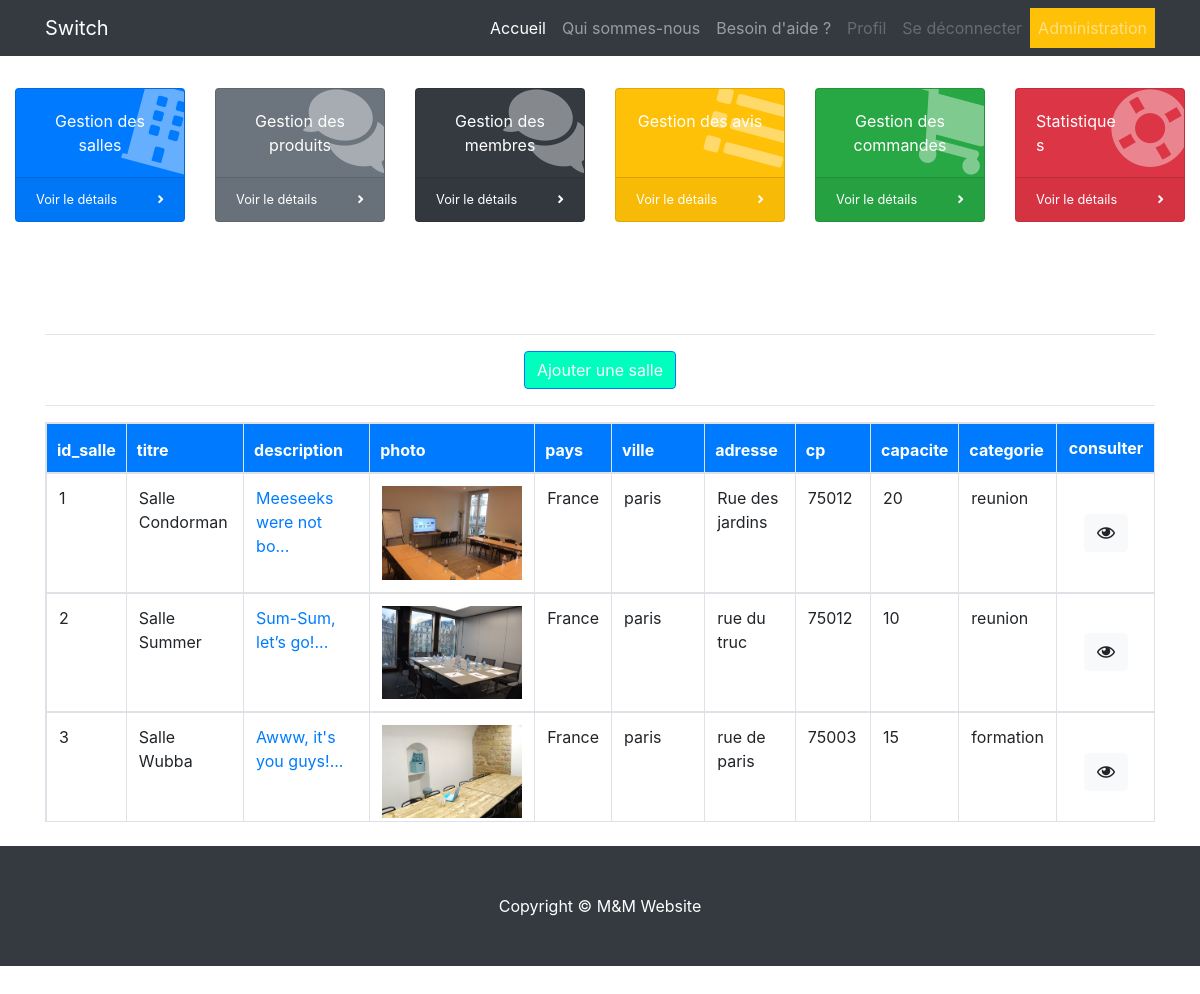
Screenshot of /admin/gestion_salles.php (signed in) with the database file from the repository.
### tables this page shows
CREATE TABLE IF NOT EXISTS `salle` (
  `id_salle` int(3) NOT NULL AUTO_INCREMENT,
  `titre` varchar(200) NOT NULL,
  `description` text NOT NULL,
  `photo` varchar(200) NOT NULL,
  `pays` varchar(20) NOT NULL,
  `ville` varchar(20) NOT NULL,
  `adresse` varchar(50) NOT NULL,
  `cp` int(5) NOT NULL,
  `capacite` int(3) NOT NULL,
  `categorie` enum('reunion','bureau','formation') NOT NULL,
  PRIMARY KEY (`id_salle`)
);

### inc/function.inc.php (called while the page is built, shortened)
<?php
function userIsConnect() {
	if(isset($_SESSION['membre'])) {
		return true;
	}
	return false;
}
function userisAdmin () {
	if(userIsConnect() && $_SESSION['membre']['statut'] == 2) {
		return true;
	}
	return false;
}

### admin/gestion_salles.php (the view, shortened to what this page needs)
<?php
  require_once('../inc/init.inc.php');
  require_once('../inc/header.inc.php');
  require_once('../inc/nav.inc.php');
  require_once('../inc/menu_admin.inc.php');
?>
    <main role="main" class="container">
      <div class="starter-template text-center">
        <hr>
        <a href="?action=ajouter" class="btn btn-primary" style="background-color: #00FFBF">Ajouter une salle</a>
         <hr>
      </div>
      <div  class="row">
        <?php
            echo '<div class="col-12">';
              $listesalle = $pdo->query("SELECT * FROM salle");
              echo '<div class="table-responsive table-bordered mb-4">';
              echo '<table class="table table-bordered">';
              echo '<thead>';
              echo '<tr>';
              $nbColonnes = $listesalle->columnCount();
              for($i = 0; $i<$nbColonnes;$i++) {
                $colonne = $listesalle->getColumnMeta($i);
                echo '<th style="padding:10px" class="bg-primary text-white">' .$colonne['name'] . '</th>';
              }
              echo '<th class="bg-primary text-white">consulter</th>';
              echo '</tr>';
              while($salle = $listesalle->fetch(PDO::FETCH_ASSOC)) {
                echo'<tr>';
                foreach ($salle AS $indice => $valeur) {
                  if($indice == 'photo') {
                      echo'<td><img src="' . URL . $valeur . '" alt="salle" width="140"></td>';
                  } elseif ($indice == 'description') {
                      echo'<td><a href="" title="' . $valeur . '">' . substr($valeur, 0, 20) . '...</a></td>';
                  } else {
                      echo '<td>' . $valeur . '</td>';
                  }
                }
                echo '<td class="text-center align-middle"> <a href="?action=consulter&id_salle=' . $salle['id_salle'] . '" class="btn btn-light";"><i class="far fa-eye" aria-hidden="true"></i></a></td>';
                echo '</tr>';
              }
            echo '</thead>';
            echo '</table>';
            echo '</div>';
        ?>
      </div>
    </main>
<?php
  require_once('../inc/footer.inc.php');

### inc/header.inc.php (shortened to what this page needs)
<!DOCTYPE html>
<html lang="fr">
  <head>
    <link href="<?php echo URL; ?>assets/css/bootstrap.min.css" rel="stylesheet">
    <link href="<?php echo URL; ?>assets/css/style.css" rel="stylesheet">
    <link rel="stylesheet" type="text/css" href="css/style.css">
	  <link rel="stylesheet" href="https://use.fontawesome.com/releases/v5.2.0/css/all.css">
    <link href="vendor/bootstrap/css/bootstrap.min.css" rel="stylesheet">
    <link href="vendor/fontawesome-free/css/all.min.css" rel="stylesheet" type="text/css">
    <link href="vendor/datatables/dataTables.bootstrap4.css" rel="stylesheet">
    <link href="css/sb-admin.css" rel="stylesheet">
    <link rel="stylesheet" href="http://code.jquery.com/ui/1.12.1/themes/base/jquery-ui.css">
  </head>
  <body>

### inc/nav.inc.php (shortened to what this page needs)
<nav class="navbar navbar-expand-lg navbar-dark bg-dark fixed-top">
  <div class="container">
    <a class="navbar-brand" href="<?php echo URL; ?>index.php">Switch</a>
    <div class="collapse navbar-collapse" id="navbarResponsive">
      <ul class="navbar-nav ml-auto">
        <li class="nav-item active">
          <a class="nav-link" href="<?php echo URL; ?>index.php"">Accueil
          </a>
        </li>
        <li class="nav-item">
          <a class="nav-link" href="<?php echo URL; ?>qsn.php">Qui sommes-nous</a>
        </li>
        <li class="nav-item">
          <a class="nav-link" href="contact.php">Besoin d'aide ?</a>
        </li>
        <?php
          if(!userIsConnect()) {
          ?>
          <li class="nav-item dropdown">
          <a class="nav-link dropdown-toggle" href="<?php echo URL; ?>https://example.com" id="dropdown01" data-toggle="dropdown" aria-haspopup="true" aria-expanded="false">Espace membre</a>
          <div class="dropdown-menu" aria-labelledby="dropdown01">
            <a class="dropdown-item" href="<?php echo URL; ?>inscription.php">Inscription</a>
            <a class="dropdown-item" href="<?php echo URL; ?>connexion.php">Connexion</a>
          </div>
        </li>
          <?php
          } else {
          ?>
          <li class="nav-item">
            <a class="nav-link disabled" href="<?php echo URL; ?>profil.php">Profil</a>
          </li>
          <li class="nav-item">
            <a class="nav-link disabled" href="<?php echo URL; ?>connexion.php?action=deconnexion">Se déconnecter</a>
          </li>
          <?php
          }
          if(userIsAdmin()) {
          ?>
          <li class="nav-item dropdown bg-warning">
            <a class="nav-link" href="<?php echo URL; ?>admin/gestion_salles.php" id="dropdown01" >Administration</a>
          </li>
        <?php
        }
        ?>
      </ul>
    </div>
  </div>
</nav>

### inc/menu_admin.inc.php
<div id="wrapper">
      <div id="content-wrapper">
        <div class="container-fluid">
          <div class="row mt-3">
            <div class="col-xl-2 col-sm-6 mb-3">
              <div class="card text-white text-center bg-primary o-hidden h-100">
                <div class="card-body">
                  <div class="card-body-icon">
                    <i class="fas fa-building"></i>
                  </div>
                  <div class="text-center">Gestion des salles</div>
                </div>
                <a class="card-footer text-white clearfix small z-1" href="<?php echo URL; ?>admin/gestion_salles.php">
                  <span class="float-left">Voir le détails</span>
                  <span class="float-right">
                    <i class="fas fa-angle-right"></i>
                  </span>
                </a>
              </div>
            </div>
            <div class="col-xl-2 col-sm-6 mb-3">
              <div class="card text-white text-center bg-secondary o-hidden h-100">
                <div class="card-body">
                  <div class="card-body-icon">
                    <i class="fas fa-fw fa-comments"></i>
                  </div>
                  <div class="text-center">Gestion des produits</div>
                </div>
                <a class="card-footer text-white clearfix small z-1" href="<?php echo URL; ?>admin/gestion_produits.php">
                  <span class="float-left">Voir le détails</span>
                  <span class="float-right">
                    <i class="fas fa-angle-right"></i>
                  </span>
                </a>
              </div>
            </div>
            <div class="col-xl-2 col-sm-6 mb-3">
              <div class="card text-white text-center bg-dark o-hidden h-100">
                <div class="card-body">
                  <div class="card-body-icon">
                    <i class="fas fa-fw fa-comments"></i>
                  </div>
                  <div class="text-center">Gestion des membres</div>
                </div>
                <a class="card-footer text-white clearfix small z-1" href="<?php echo URL; ?>admin/gestion_membres.php">
                  <span class="float-left">Voir le détails</span>
                  <span class="float-right">
                    <i class="fas fa-angle-right"></i>
                  </span>
                </a>
              </div>
            </div>
            <div class="col-xl-2 col-sm-6 mb-3">
              <div class="card text-white text-center bg-warning o-hidden h-100">
                <div class="card-body">
                  <div class="card-body-icon">
                    <i class="fas fa-fw fa-list"></i>
                  </div>
                  <div class="text-center">Gestion des avis</div>
                </div>
                <a class="card-footer text-white clearfix small z-1" href="<?php echo URL; ?>admin/gestion_avis.php">
                  <span class="float-left">Voir le détails</span>
                  <span class="float-right">
                    <i class="fas fa-angle-right"></i>
                  </span>
                </a>
              </div>
            </div>
            <div class="col-xl-2 col-sm-6 mb-3">
              <div class="card text-white text-center bg-success o-hidden h-100">
                <div class="card-body">
                  <div class="card-body-icon">
                    <i class="fas fa-fw fa-shopping-cart"></i>
                  </div>
                  <div class="text-center">Gestion des commandes</div>
                </div>
                <a class="card-footer text-white clearfix small z-1" href="<?php echo URL; ?>admin/gestion_commandes.php">
                  <span class="float-left">Voir le détails</span>
                  <span class="float-right">
                    <i class="fas fa-angle-right"></i>
                  </span>
                </a>
              </div>
            </div>
            <div class="col-xl-2 col-sm-6 mb-3">
              <div class="card text-white bg-danger o-hidden h-100">
                <div class="card-body">
                  <div class="card-body-icon">
                    <i class="fas fa-fw fa-life-ring"></i>
                  </div>
                  <div class="mr-5">Statistiques</div>
                </div>
                <a class="card-footer text-white clearfix small z-1" href="<?php echo URL; ?>admin/statistiques.php">
                  <span class="float-left">Voir le détails</span>
                  <span class="float-right">
                    <i class="fas fa-angle-right"></i>
                  </span>
                </a>
              </div>
            </div>
          </div>
        </div>
      </div>
    </div>

### inc/footer.inc.php (shortened to what this page needs)
    <footer class="py-5 bg-dark">
      <div class="container">
        <p class="m-0 text-center text-white">Copyright &copy; M&M Website</p>
      </div>
    </footer>
  </body>
</html>

### assets/css/style.css (style rules this page uses)
.table-responsive { height: 400px; }
@media (min-width: 992px) { body { padding-top: 56px; } }

### assets/css/sb-admin.css (style rules this page uses)
html { position: relative; min-height: 100%; }
body { height: 100%; }
#wrapper { display: -webkit-box; display: -ms-flexbox; display: flex; }
#wrapper #content-wrapper { overflow-x: hidden; width: 100%; padding-top: 1rem; padding-bottom: 80px; }
.o-hidden { overflow: hidden !important; }
.z-1 { z-index: 1; }
.navbar-nav .nav-item.active .nav-link { color: #fff; }
.card-body-icon { position: absolute; z-index: 0; top: -1.25rem; right: -1rem; opacity: 0.4; font-size: 5rem; -webkit-transform: rotate(15deg); transform: rotate(15deg); }
:root { --input-padding-x: 0.75rem; --input-padding-y: 0.75rem; }

### rows the page displays
salle: id_salle "1", titre "Salle Condorman", description "Meeseeks were not bo", photo (picture), pays "France", ville "paris", adresse "Rue des jardins", cp "75012", capacite "20", categorie "reunion"
salle: id_salle "2", titre "Salle Summer", description "Sum-Sum, let’s go!", photo (picture), pays "France", ville "paris", adresse "rue du truc", cp "75012", capacite "10", categorie "reunion"
salle: id_salle "3", titre "Salle Wubba", description "Awww, it's you guys!", photo (picture), pays "France", ville "paris", adresse "rue de paris", cp "75003", capacite "15", categorie "formation"

### other values shown
$colonne['name'] "id_salle"
$colonne['name'] "titre"
$colonne['name'] "description"
$colonne['name'] "photo"
$colonne['name'] "pays"
$colonne['name'] "ville"
$colonne['name'] "adresse"
$colonne['name'] "cp"
$colonne['name'] "capacite"
$colonne['name'] "categorie"
